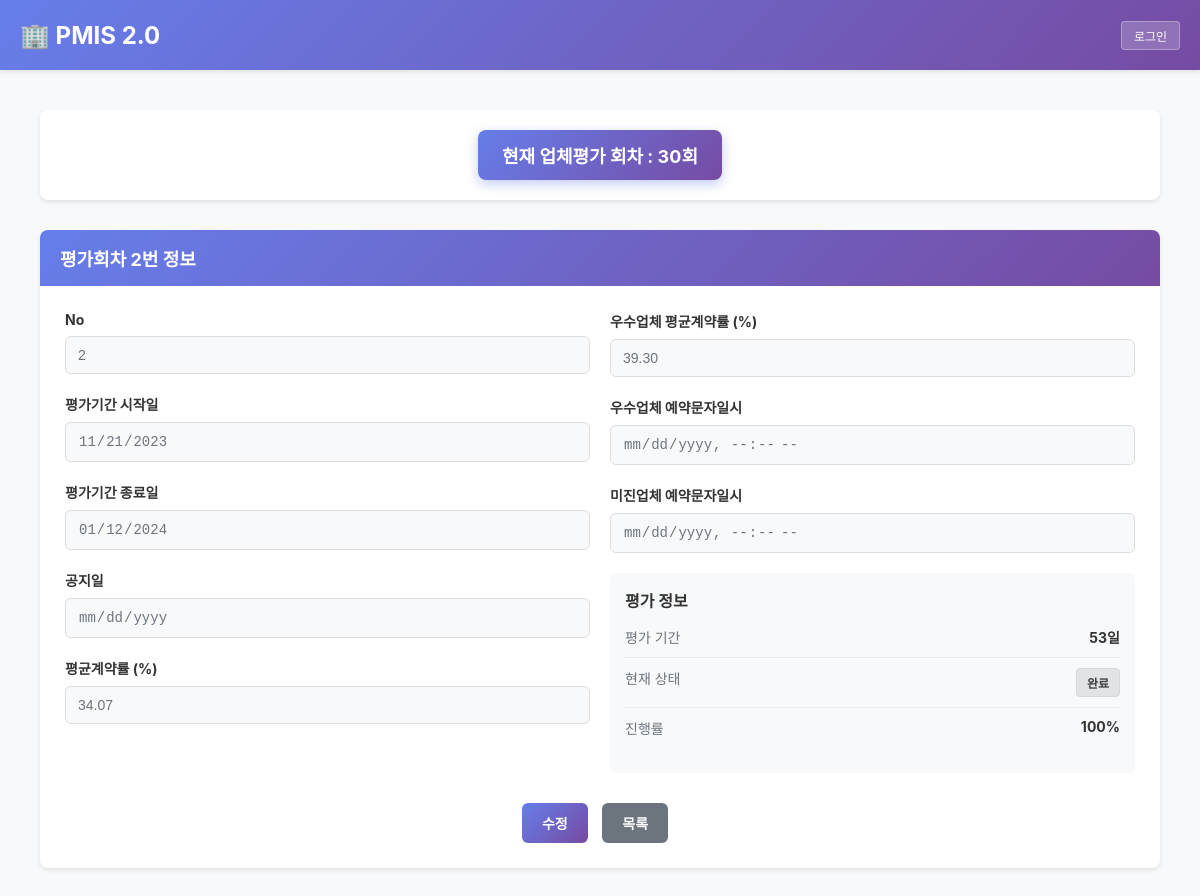
The app's page /evaluation/evaluation-no/2/ with its own data.
### evaluation/models.py (models this page shows, shortened)
class EvaluationNo(models.Model):
    no = models.AutoField(primary_key=True, verbose_name='업체평가회차ID')
    dateStart = models.DateField(verbose_name='평가기간 시작일')
    dateEnd = models.DateField(verbose_name='평가기간 종료일')
    dateNotice = models.DateField(null=True, blank=True, verbose_name='공지일')
    fAverageAll = models.FloatField(default=0.0, verbose_name='평균계약률')
    fAverageExcel = models.FloatField(default=0.0, verbose_name='우수업체 평균계약률')
    timeExcel = models.DateTimeField(null=True, blank=True, verbose_name='우수업체 예약문자일시')
    timeWeak = models.DateTimeField(null=True, blank=True, verbose_name='미진업체 예약문자일시')
    created_at = models.DateTimeField(auto_now_add=True, verbose_name='생성일시')
    updated_at = models.DateTimeField(auto_now=True, verbose_name='수정일시')
    class Meta:
        db_table = 'evaluation_no'
        verbose_name = '업체평가회차'
        verbose_name_plural = '업체평가회차'
        ordering = ['-no']  # 최신순 정렬
    def get_evaluation_period_days(self):
        if self.dateStart and self.dateEnd:
            return (self.dateEnd - self.dateStart).days + 1
        return 0
    def get_period_status(self):
        today = timezone.localtime().date()
        if today < self.dateStart:
            return "대기"
        elif self.dateStart <= today <= self.dateEnd:
            return "평가중"
        else:
            return "완료"
    def get_progress_percentage(self):
        today = timezone.localtime().date()
        if today < self.dateStart:
            return 0
        elif today > self.dateEnd:
            return 100
        else:
            total_days = self.get_evaluation_period_days()
            elapsed_days = (today - self.dateStart).days + 1
            return round((elapsed_days / total_days) * 100, 1) if total_days > 0 else 0

### evaluation/views.py (the view)
# urls.py: path('evaluation-no/<int:pk>/', views.evaluation_no_detail, name='evaluation_no_detail'),
def evaluation_no_detail(request, pk):
    evaluation = get_object_or_404(EvaluationNo, pk=pk)
    current_no = get_current_evaluation_no()
    current_staff = None
    if 'staff_user' in request.session:
        try:
            current_staff = Staff.objects.get(no=request.session['staff_user']['no'])
        except Staff.DoesNotExist:
            pass
    context = {
        'current_no': current_no,
        'evaluation': evaluation,
        'mode': 'view',
        'current_staff': current_staff,
    }
    return render(request, 'evaluation/evaluation_no_detail.html', context)

### evaluation/views.py (called while the page is built)
def get_current_evaluation_no():
    try:
        global_var = GlobalVar.objects.get(key='G_N_EVALUATION_NO')
        return global_var.get_typed_value()
    except GlobalVar.DoesNotExist:
        latest = EvaluationNo.objects.order_by('-no').first()
        if latest:
            return latest.no
        return 1

### evaluation/templates/evaluation/evaluation_no_detail.html (shortened to what this page needs)
{% extends 'staff/base.html' %}
{% block content %}
<div class="container">
    <div class="info-section">
        <div class="current-round-badge">
            현재 업체평가 회차 : {{ current_no }}회
        </div>
    </div>
    <div class="detail-section">
        <div class="section-header">
            평가회차 {{ evaluation.no }}번 정보
        </div>
        <form method="post">
            <div class="row">
                <div class="col-md-6">
                    <div class="form-group">
                        <label for="no">No</label>
                        <input type="text" class="form-control" id="no" value="{{ evaluation.no }}" readonly>
                    </div>
                    <div class="form-group">
                        <label for="dateStart">평가기간 시작일</label>
                        <input type="date" class="form-control" id="dateStart" value="{{ evaluation.dateStart|date:'Y-m-d' }}" readonly>
                    </div>
                    <div class="form-group">
                        <label for="dateEnd">평가기간 종료일</label>
                        <input type="date" class="form-control" id="dateEnd" value="{{ evaluation.dateEnd|date:'Y-m-d' }}" readonly>
                    </div>
                    <div class="form-group">
                        <label for="dateNotice">공지일</label>
                        <input type="date" class="form-control" id="dateNotice" name="dateNotice"
                               value="{{ evaluation.dateNotice|date:'Y-m-d' }}"
                               {% if mode == 'view' %}readonly{% endif %}>
                    </div>
                    <div class="form-group">
                        <label for="fAverageAll">평균계약률 (%)</label>
                        <input type="number" step="0.01" class="form-control" id="fAverageAll" name="fAverageAll"
                               value="{{ evaluation.fAverageAll|floatformat:2 }}"
                               {% if mode == 'view' %}readonly{% endif %}>
                    </div>
                </div>
                <div class="col-md-6">
                    <div class="form-group">
                        <label for="fAverageExcel">우수업체 평균계약률 (%)</label>
                        <input type="number" step="0.01" class="form-control" id="fAverageExcel" name="fAverageExcel"
                               value="{{ evaluation.fAverageExcel|floatformat:2 }}"
                               {% if mode == 'view' %}readonly{% endif %}>
                    </div>
                    <div class="form-group">
                        <label for="timeExcel">우수업체 예약문자일시</label>
                        <input type="datetime-local" class="form-control" id="timeExcel" name="timeExcel"
                               value="{{ evaluation.timeExcel|date:'Y-m-d\TH:i' }}"
                               {% if mode == 'view' %}readonly{% endif %}>
                    </div>
                    <div class="form-group">
                        <label for="timeWeak">미진업체 예약문자일시</label>
                        <input type="datetime-local" class="form-control" id="timeWeak" name="timeWeak"
                               value="{{ evaluation.timeWeak|date:'Y-m-d\TH:i' }}"
                               {% if mode == 'view' %}readonly{% endif %}>
                    </div>
                    <div class="status-info">
                        <h5>평가 정보</h5>
                        <div class="info-row">
                            <span class="info-label">평가 기간</span>
                            <span class="info-value">{{ evaluation.get_evaluation_period_days }}일</span>
                        </div>
                        <div class="info-row">
                            <span class="info-label">현재 상태</span>
                            <span class="info-value">
                                {% with status=evaluation.get_period_status %}
                                <span class="badge {% if status == '평가중' %}badge-success{% elif status == '대기' %}badge-warning{% else %}badge-secondary{% endif %}">
                                    {{ status }}
                                </span>
                                {% endwith %}
                            </span>
                        </div>
                        <div class="info-row">
                            <span class="info-label">진행률</span>
                            <span class="info-value">{{ evaluation.get_progress_percentage }}%</span>
                        </div>
                    </div>
                </div>
            </div>
            <div style="margin-top: 30px; text-align: center;">
                {% if mode == 'view' %}
                    <a href="{% url 'evaluation:evaluation_no_edit' evaluation.no %}" class="btn btn-primary">수정</a>
                {% else %}
                    <button type="submit" class="btn btn-success">저장</button>
                    <a href="{% url 'evaluation:evaluation_no_detail' evaluation.no %}" class="btn btn-secondary">취소</a>
                {% endif %}
                <a href="{% url 'evaluation:evaluation_no_list' %}" class="btn btn-secondary">목록</a>
            </div>
        </form>
    </div>
</div>
{% endblock %}

### staff/templates/staff/base.html (style rules this page uses)
* { margin: 0; padding: 0; box-sizing: border-box; }
body { font-family: -apple-system, BlinkMacSystemFont, 'Segoe UI', Roboto, sans-serif; background-color: #f8f9fa; min-height: 100vh; -webkit-touch-callout: none; -webkit-user-select: none; -khtml-user-select: none; -moz-user-select: none; -ms-user-select: none; user-select: none; }
.hide-url { overflow: visible; -webkit-overflow-scrolling: touch; }
html { height: 100vh; overflow: hidden; }
html { -webkit-text-size-adjust: 100%; -ms-text-size-adjust: 100%; }
* { -webkit-tap-highlight-color: transparent; -webkit-focus-ring-color: transparent; outline: none; }
img, a { -webkit-user-drag: none; -khtml-user-drag: none; -moz-user-drag: none; -o-user-drag: none; user-drag: none; }
body { display: flex; flex-direction: column; height: 100vh; margin: 0; padding: 0; }

### evaluation/templates/evaluation/evaluation_no_detail.html (style rules this page uses)
.container { max-width: 1200px; margin: 0 auto; padding: 20px; }
.info-section { background: white; padding: 20px; border-radius: 8px; box-shadow: 0 2px 4px rgba(0,0,0,0.1); margin-bottom: 30px; text-align: center; }
.current-round-badge { display: inline-block; background: linear-gradient(135deg, #667eea 0%, #764ba2 100%); color: white; padding: 12px 24px; border-radius: 8px; font-size: 18px; font-weight: bold; box-shadow: 0 4px 12px rgba(102, 126, 234, 0.4); }
.detail-section { background: white; padding: 25px; border-radius: 8px; box-shadow: 0 2px 4px rgba(0,0,0,0.1); }
.section-header { background: linear-gradient(135deg, #667eea 0%, #764ba2 100%); color: white; padding: 15px 20px; border-radius: 8px 8px 0 0; margin: -25px -25px 25px -25px; font-size: 18px; font-weight: bold; }
.form-group { margin-bottom: 20px; }
.form-group label { display: block; font-weight: bold; color: #333; margin-bottom: 8px; font-size: 14px; }
.form-control { width: 100%; padding: 10px 12px; border: 1px solid #ddd; border-radius: 6px; font-size: 14px; transition: all 0.3s ease; }
.form-control[readonly] { background-color: #f8f9fa; cursor: not-allowed; color: #6c757d; }
.btn { padding: 10px 20px; border: none; border-radius: 6px; font-size: 14px; font-weight: bold; cursor: pointer; transition: all 0.3s ease; text-decoration: none; display: inline-block; margin-right: 10px; }
.btn-primary { background: linear-gradient(135deg, #667eea 0%, #764ba2 100%); color: white; }
.btn-secondary { background: #6c757d; color: white; }
.row { display: flex; flex-wrap: wrap; margin: 0 -10px; }
.col-md-6 { flex: 0 0 50%; max-width: 50%; padding: 0 10px; }
.status-info { background: #f8f9fa; padding: 15px; border-radius: 6px; margin-top: 20px; }
.status-info h5 { color: #333; margin-bottom: 15px; font-size: 16px; font-weight: bold; }
.info-row { display: flex; justify-content: space-between; margin-bottom: 10px; padding-bottom: 10px; border-bottom: 1px solid #e9ecef; }
.info-row:last-child { border-bottom: none; }
.info-label { color: #6c757d; font-size: 14px; }
.info-value { font-weight: bold; color: #333; font-size: 14px; }
.badge { display: inline-block; padding: 5px 10px; border-radius: 4px; font-size: 12px; font-weight: bold; }
.badge-secondary { background: #e2e3e5; color: #383d41; border: 1px solid #d6d8db; }

### records on screen
EvaluationNo: no "2", dateStart "11/21/2023", dateEnd "01/12/2024", fAverageAll "34.07", fAverageExcel "39.30", get_evaluation_period_days "53", get_progress_percentage "100"

### other values on screen
{{ current_no }} "30"
{{ status }} "완료"
